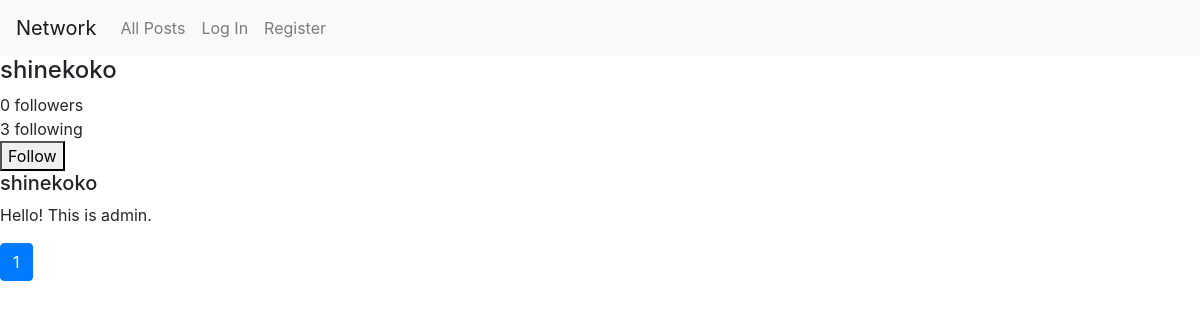
/profile/4, run on an earlier commit of the app's database.
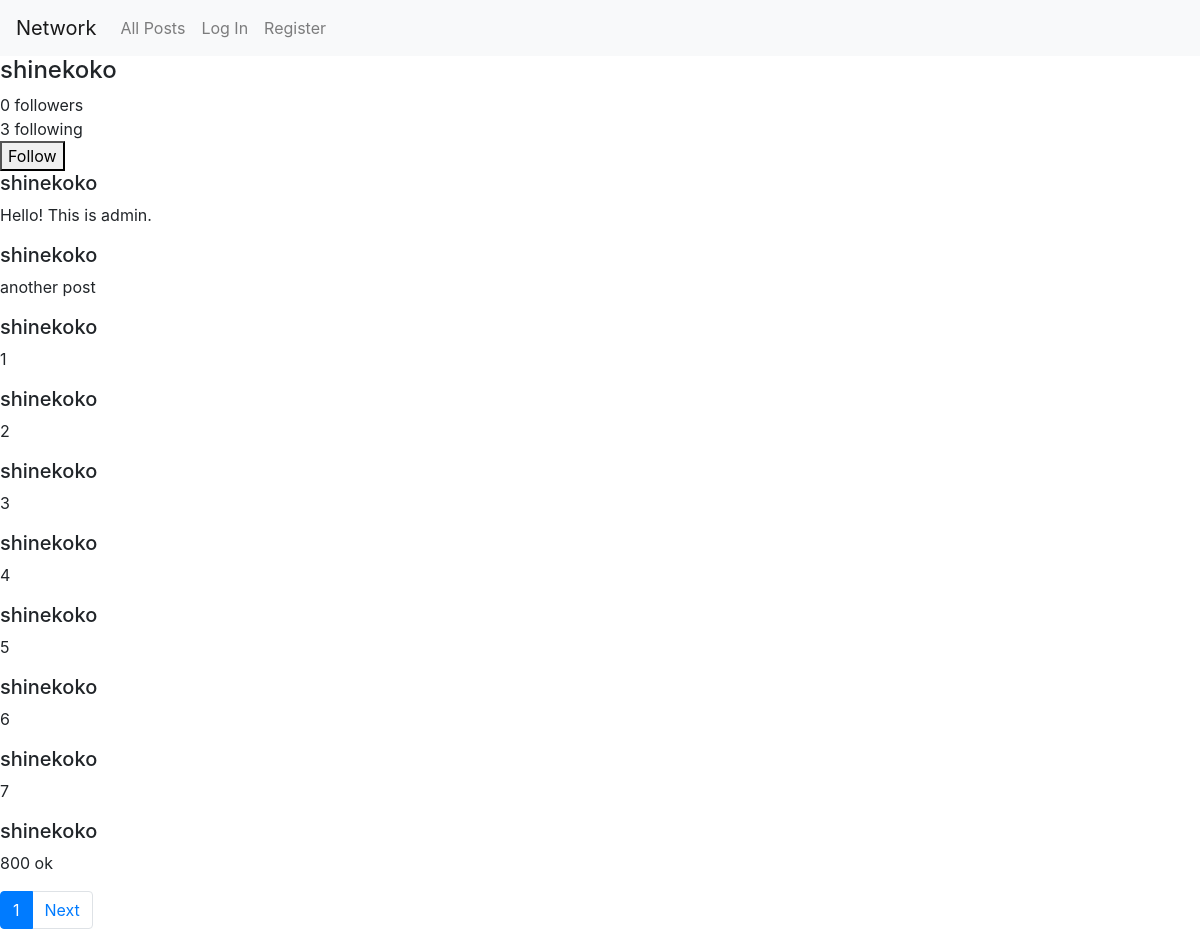
And on a later commit of the database.
### network/models.py (models this page shows, shortened)
class User(AbstractUser):
    pass

class Post(models.Model):
    post_user = models.ForeignKey(settings.AUTH_USER_MODEL,
                                  on_delete=models.CASCADE,
                                  related_name='user_posts')
    date_posted = models.DateTimeField(null=False, auto_now_add=True)
    content = models.TextField(null=False, blank=False)

### network/views.py (the view)
# urls.py: path("profile/<int:user_id>", views.profile, name="profile"),
def profile(request, user_id):
    user = User.objects.get(pk=user_id)
    posts = user.user_posts.all()
    p = Paginator(posts, 10)
    page_number = request.GET.get('page')
    page_obj = p.get_page(page_number)
    return render(request, 'network/profile.html', {
        "user_id": user_id,
        "name": user.username,
        "email": user.email,
        "is_following": request.user.id in [follower.following_user.id for follower in user.followers.all()],
        "followers": [follower.following_user.username for follower in user.followers.all()],
        "following": [following.followed_user.username for following in user.followed_users.all()],
        "page_obj" : page_obj})

### network/templates/network/profile.html (shortened to what this page needs)
{% extends "network/layout.html" %}
{% load static %}
{% block body %}
    <div id="profile-div">
        <div class="name"><h4 id="name">{{ name }}</h4></div>
        <div class="no-of-follower"><span id="no-of-follower">{{ followers|length }} followers</span></div>
        <div class="no-of-following"><span id="no-of-following">{{ following|length }} following</span></div>
        {% if is_following and user_id != user.id %}
        <button id="unfollow" onclick="follow_or_unfollow('unfollow',{{ user_id }})">Unfollow</button>
        <button id="follow" style="display: none;" onclick="follow_or_unfollow('follow',{{ user_id }})">Follow</button>
        {% elif not is_following and user_id != user.id %}
        <button id="follow" onclick="follow_or_unfollow('follow',{{ user_id }})">Follow</button>
        {% endif %}
    </div>
    <section id="main_page">
        {% for post in page_obj.object_list %}
        <div class="post">
            <div class="username"><h5>{{ post.post_user.username }}</h5></div>
            <div class="content" id="post-{{ post.id }}"><p id="content-{{ post.id }}">{{ post.content }}</p></div>
        </div>
        {% endfor %}
    </section>
    <nav aria-label="...">
        <ul class="pagination">
          <li class="page-item active" aria-current="page">
            <a class="page-link" href="#">{{ page_obj.number }}<span class="sr-only">(current)</span></a>
          </li>
        {% if page_obj.has_next %}
          <li class="page-item">
            <a class="page-link" href="?page={{ page_obj.next_page_number }}">Next</a>
          </li>
        {% endif %}
        </ul>
      </nav>
{% endblock %}

### network/templates/network/layout.html (shortened to what this page needs)
{% load static %}
<!DOCTYPE html>
<html lang="en">
    <head>
        <link rel="stylesheet" href="https://stackpath.bootstrapcdn.com/bootstrap/4.4.1/css/bootstrap.min.css">
        <link href="{% static 'network/styles.css' %}" rel="stylesheet">
    </head>
    <body>
        <nav class="navbar navbar-expand-lg navbar-light bg-light">
            <a class="navbar-brand" href="#">Network</a>
            <div>
              <ul class="navbar-nav mr-auto">
                <li class="nav-item">
                  <a class="nav-link" href="{% url 'index' %}">All Posts</a>
                </li>
                {% if user.is_authenticated %}
                    <li class="nav-item">
                        <a id="following" class="nav-link" href="{% url 'following' %}">Following</a>
                    </li>
                    <li class="nav-item">
                        <a class="nav-link" href="{% url 'logout' %}">Log Out</a>
                    </li>
                {% else %}
                    <li class="nav-item">
                        <a class="nav-link" href="{% url 'login' %}">Log In</a>
                    </li>
                    <li class="nav-item">
                        <a class="nav-link" href="{% url 'register' %}">Register</a>
                    </li>
                {% endif %}
              </ul>
            </div>
          </nav>
        <div class="body">
            {% block body %}
            {% endblock %}
        </div>
    </body>
</html>

What changed in the data, as far as the page shows it:
added Post: post_user.username "shinekoko", content "another post"
added Post: post_user.username "shinekoko", content "1"
added Post: post_user.username "shinekoko", content "2"
added Post: post_user.username "shinekoko", content "3"
added Post: post_user.username "shinekoko", content "4"
added Post: post_user.username "shinekoko", content "5"
added Post: post_user.username "shinekoko", content "6"
added Post: post_user.username "shinekoko", content "7"
added Post: post_user.username "shinekoko", content "800 ok"
Also different on the page:
text now shown: "Next"
